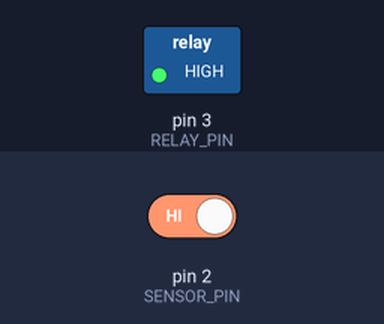
Bench run of a sketch on a simulated Arduino Uno, built with avr-gcc and run on an emulated ATmega328P. Shown: switched loads named in the sketch (green lamp = pin HIGH). The test bench sets the inputs (shaded band); at power-on: pin 2 (SENSOR_PIN) HIGH.

Above: at 1.2 s.
1.3 s: pin 2 (SENSOR_PIN) driven LOW
At 2.1 s:
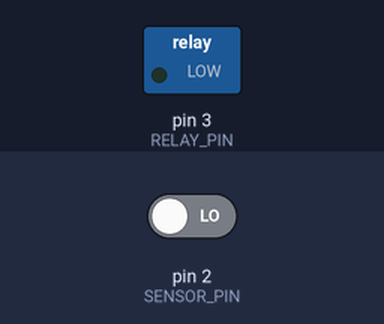
2.8 s: pin 2 (SENSOR_PIN) driven HIGH
At 3.3 s:
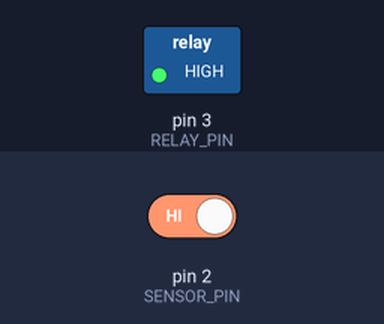
Timing chart, 0 to 5.8 s (numbered marks = the images above; inputs shaded):
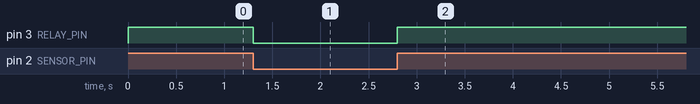

Measured:
- after the input at 1.3 s, pin 3 (RELAY_PIN): HIGH → LOW at once
- after the input at 2.8 s, pin 3 (RELAY_PIN): LOW → HIGH at once

The sketch:

ir_relay.ino
```cpp
 #define SENSOR_PIN 2   // IR sensor
#define RELAY_PIN 3    // Relay

void setup() {
  pinMode(SENSOR_PIN, INPUT);
  pinMode(RELAY_PIN, OUTPUT);

  // Turn off relay initially (LOW level triggered)
  digitalWrite(RELAY_PIN, HIGH);
}

void loop() {
  int objectDetected = digitalRead(SENSOR_PIN);

  if (objectDetected == LOW) {
    // Object present — turn ON relay (LOW level triggered)
    digitalWrite(RELAY_PIN, LOW);
  } else {
    // No object — turn OFF relay
    digitalWrite(RELAY_PIN, HIGH);
  }
}
```
